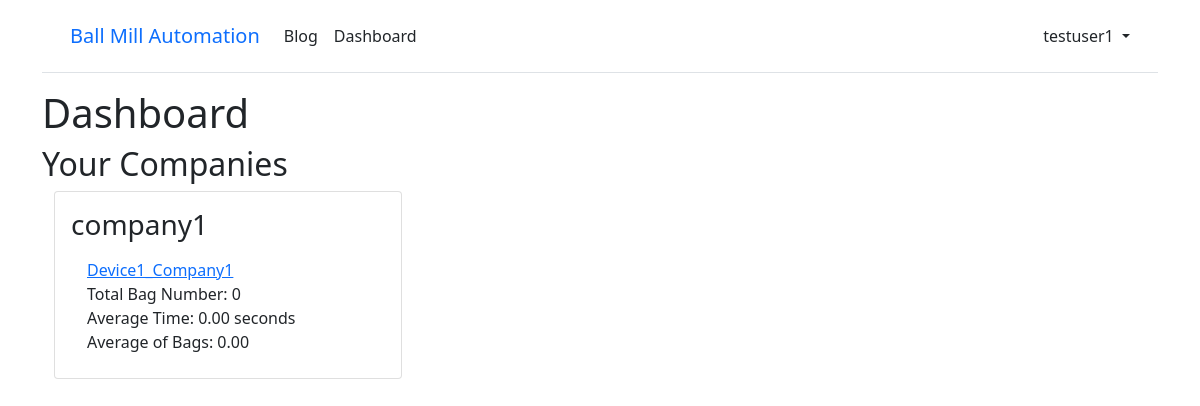
The app's page /milldata/dashboard/2/ (signed in) with its own data.
### accounts/models.py (models this page shows)
class CustomUser(AbstractUser):
    mobile = models.CharField(max_length=10, null=True, blank=True)

### milldata/models.py (models this page shows, shortened)
class Company(models.Model):
    STATUS_CHOICES = (
        ('active', 'Active'),
        ('inactive', 'Inactive'),
    )
    name = models.CharField(max_length=50)
    email = models.EmailField()
    address = models.CharField(max_length=255)
    city = models.CharField(max_length=10)
    state = models.CharField(max_length=15)
    country = models.CharField(max_length=10)
    postal_code = models.IntegerField()
    owner = models.ForeignKey(get_user_model(), on_delete=models.CASCADE)
    contract_start_date = models.DateField(null=True, blank=True)
    contract_end_date = models.DateField(null=True, blank=True)

class Device(models.Model):
    STATUS_CHOICES = (
        ('active', 'Active'),
        ('inactive', 'Inactive'),
    )
    name = models.CharField(max_length=255)
    company = models.ForeignKey(Company, on_delete=models.CASCADE)
    device_id = models.CharField(max_length=255)
    ip_address = models.CharField(max_length=15, null=True, blank=True)
    mac_address = models.CharField(max_length=17, null=True, blank=True)
    status = models.CharField(max_length=20, choices=STATUS_CHOICES, default='active')
    wait_bags =models.IntegerField(default=3, null=False, blank=True)
    initial_hold = models.IntegerField(default=600)
    circle = models.IntegerField(default=21)
    feed_time = models.IntegerField(default=6)
    circle_hold = models.IntegerField(default=15)
    galla_clear_time = models.IntegerField(default=20)
    actual_hold = models.IntegerField(default=900)
    overload_hold = models.IntegerField(default=2100)
    galla_vibrator_status = models.BooleanField(default=True)
    hopper_vibrator_status = models.BooleanField(default=True)

### milldata/views.py (the view)
# urls.py: path('dashboard/<int:pk>/', DashboardView.as_view(), name='dashboard'),
class DashboardView(generic.TemplateView):
    template_name = 'dashboard.html'
    def get_context_data(self, **kwargs):
        context = super().get_context_data(**kwargs)
        user = self.request.user
        companies = Company.objects.filter(owner=user)
        context['companies'] = companies
        context['user'] = user
        today = timezone.localtime(timezone.now())
        company_devices_data = []
        for company in companies:
            devices = Device.objects.filter(company=company)
            devices_data = []
            for device in devices:
                device_data = {}
                milldata_today = Milldata.objects.filter(device=device, katta_time__date=today.date())
                print(f"Device: {device.name}")
                print(f"Today: {today.date()}")
                print(f"Milldata count: {milldata_today.count()}")
                print("Milldata items:")
                for item in milldata_today:
                    print(f"  {item.katta_time}")
                total_bags = milldata_today.count()
                adjusted_duration = 0
                for i in range(1, total_bags):
                    time_diff = (milldata_today[i].katta_time - milldata_today[i - 1].katta_time).total_seconds()
                    if time_diff <= 300:
                        adjusted_duration += time_diff
                avg_time = adjusted_duration / total_bags if total_bags > 0 else 0
                avg_only = (3600/avg_time) if total_bags > 0 else 0
                device_data['device'] = device
                device_data['total_bags'] = total_bags
                device_data['average_time'] = avg_time
                device_data['average_only'] = avg_only
                devices_data.append(device_data)
            company_devices_data.append({'company': company, 'devices_data': devices_data})
        context['company_devices_data'] = company_devices_data
        return context

### templates/dashboard.html (shortened to what this page needs)
{% extends 'base.html' %}
{% block content %}
  <h1>Dashboard</h1>
  {% if company_devices_data %}
    <h2>Your Companies</h2>
    <div class="container">
      <div class="row">
        {% for company_data in company_devices_data %}
          <div class="col-12 col-md-6 col-lg-4 mb-4">
            <div class="card">
              <div class="card-body">
                <h3 class="card-title">{{ company_data.company.name }}</h3>
                <ul class="list-group list-group-flush">
                  {% for device_data in company_data.devices_data %}
                    <li class="list-group-item">
                      <a href="{% url 'device_detail' company_id=company_data.company.pk pk=device_data.device.pk %}">{{ device_data.device.name }}</a><br>
                      Total Bag Number: {{ device_data.total_bags }}<br>
                      Average Time: {{ device_data.average_time|floatformat:2 }} seconds<br>
                      Average of Bags: {{ device_data.average_only|floatformat:2 }}<br>
                    </li>
                  {% endfor %}
                </ul>
              </div>
            </div>
          </div>
        {% endfor %}
      </div>
    </div>
  {% else %}
    <p>You don't have any companies yet.</p>
  {% endif %}
{% endblock %}

### templates/base.html (shortened to what this page needs)
<!doctype html>
<html lang="en">
    <head>
    <link href="https://cdn.jsdelivr.net/npm/bootstrap@5.1.3/dist/css/bootstrap.min.css" rel="stylesheet">
    </head>
    <body>
    <div class="container">
        <header class="p-3 mb-3 border-bottom">
            <div class="container">
                <div class="d-flex flex-wrap align-items-center justify-content-center justify-content-lg-start">
                    <a class="navbar-brand" href="{% url 'home' %}">Ball Mill Automation</a>
                    <ul class="nav col-12 col-lg-auto me-lg-auto mb-2 justify-content-center mb-md-0">
                        <li><a href="{% url 'blog' %}" class="nav-link px-2 link-dark">Blog</a></li>
                            {% if user.is_authenticated %}
                                <li><a href="{% url 'dashboard' user.pk %}" class="nav-link px-2 link-dark">Dashboard</a></li>
                    </ul>
                    <div class="dropdown text-end">
                        <a href="#" class="d-block link-dark text-decoration-none dropdown-toggle" id="dropdownUser1" data-bs-toggle="dropdown" aria-expanded="false">
                            {{ user.username }}
                        </a>
                    </div>
                    {% else %}
                    </ul>
                    <div class="text-end">
                        <a href="{% url 'login' %}" class="btn btn-outline-primary me-2">Log In</a>
                        <a href="{% url 'signup' %}" class="btn btn-primary">Sign Up</a>
                    </div>
                    {% endif %}
                </div>
            </div>
        </header>
        <main>
            {% block content %}
            {% endblock content %}
        </main>
    </div>
    </body>
</html>

### records on screen
CustomUser: username "testuser1"
Company: company.name "company1"
Device: device.name "Device1_Company1", total_bags "0", average_time "0.00", average_only "0.00"
